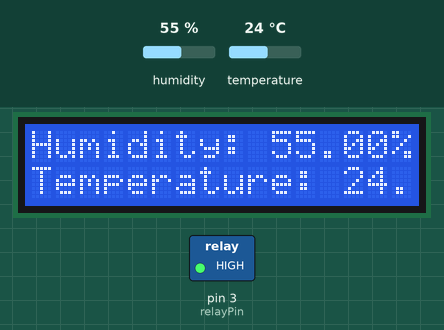
The sketch below on a simulated Arduino Uno, built with avr-gcc and run on an emulated ATmega328P. On the bench: 16×2 character LCD, switched loads named in the sketch (green lamp = pin HIGH). The test bench sets the inputs (shaded band); at power-on: humidity 55 %, temperature 24 °C.

Above: at 1.2 s.
1.3 s: humidity set to 79 %
At 2.7 s:
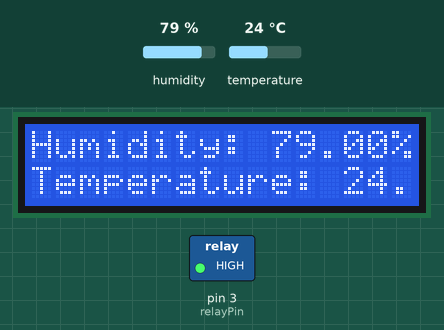
4.0 s: humidity set to 82 %
At 5.3 s:
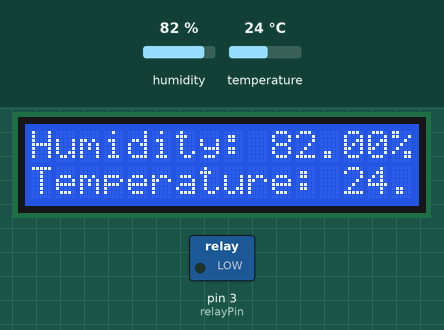
6.7 s: temperature set to 12 °C
At 9.4 s:
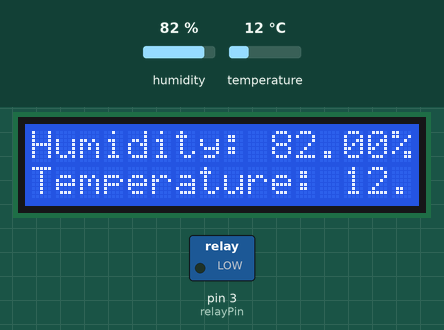
9.7 s: temperature set to 19 °C
At 10.9 s:
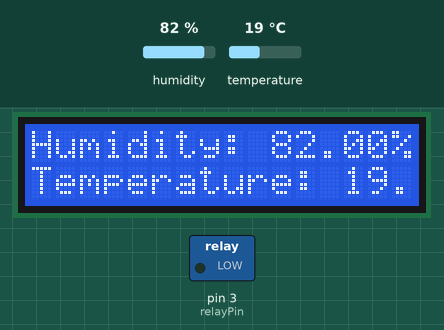
Timing chart, 0 to 12.7 s (numbered marks = the images above; inputs shaded):
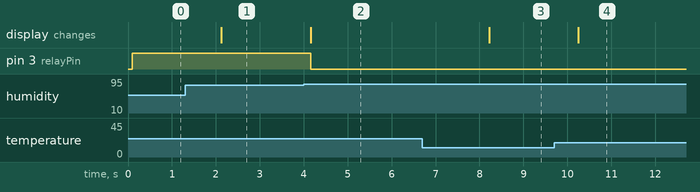

Measured:
- the behaviour switches between 80 and 81 % on humidity (found by bisection; images 1 and 2)
- after the input at 1.3 s, the display: changes after 0.82 s (image 1)
- after the input at 4.0 s, pin 3 (relayPin): HIGH → LOW after 0.16 s; the display: changes after 0.16 s (image 2)
- after the input at 6.7 s, the display: changes after 1.5 s (image 3)
- after the input at 9.7 s, the display: changes after 0.55 s (image 4)

The sketch:

ComposterCode.ino
```cpp
//Made By: Essam Elkholy, ©ECO STRAW
//Compost with LCD

//Include the DHT11 and LiquidCrystal libraries
#include <dht11.h>
#include <LiquidCrystal.h>

//Define the pins for the DHT11 sensor, the relay, and the LCD
const int dhtPin = 4;
const int relayPin = 3;
const int rs = 12;
const int en = 11;
const int d4 = 10;
const int d5 = 9;
const int d6 = 8;
const int d7 = 7;

//Create a LiquidCrystal object named lcd
LiquidCrystal lcd(rs, en, d4, d5, d6, d7);

//Create a dht11 object named DHT11
dht11 DHT11;

//Setup function
void setup() {
  //Start the serial monitor
  Serial.begin(9600);

  //Set the pin mode for the relay as output
  pinMode(relayPin, OUTPUT);

  //Initialize the LCD
  lcd.begin(16, 2);
}

//Loop function
void loop() {
  //Read the temperature and humidity from the DHT11 sensor
  int chk = DHT11.read(dhtPin);
  if (chk == 0) {
    //Get the temperature and humidity values
    float temp = DHT11.temperature;
    float humidity = DHT11.humidity;

    //Clear the LCD
    lcd.clear();

    //Set the cursor to column 0, row 0
    lcd.setCursor(0, 0);

    //Print the humidity value
    lcd.print("Humidity: ");
    lcd.print((float)humidity, 2);
    lcd.print("%");

    //Set the cursor to column 0, row 1
    lcd.setCursor(0, 1);

    //Print the temperature value
    lcd.print("Temperature: ");
    lcd.print((float)temp, 2);
    lcd.print("C");

    //Check if the humidity is less than 75%
    if (humidity < 75) {
      //Turn on the relay
      digitalWrite(relayPin, HIGH);
    } else if (humidity > 80) {
      //Turn off the relay
      digitalWrite(relayPin, LOW);
    } else if (temp < 70) {
      //Turn on the relay
      digitalWrite(relayPin, HIGH);
    } else if (temp > 80) {
      //Turn off the relay
      digitalWrite(relayPin, LOW);
    }
  } else {
    //Serial print an error message
    Serial.println("Error reading DHT11");
  }

  //Wait for 2 seconds
  delay(2000);
}
```
